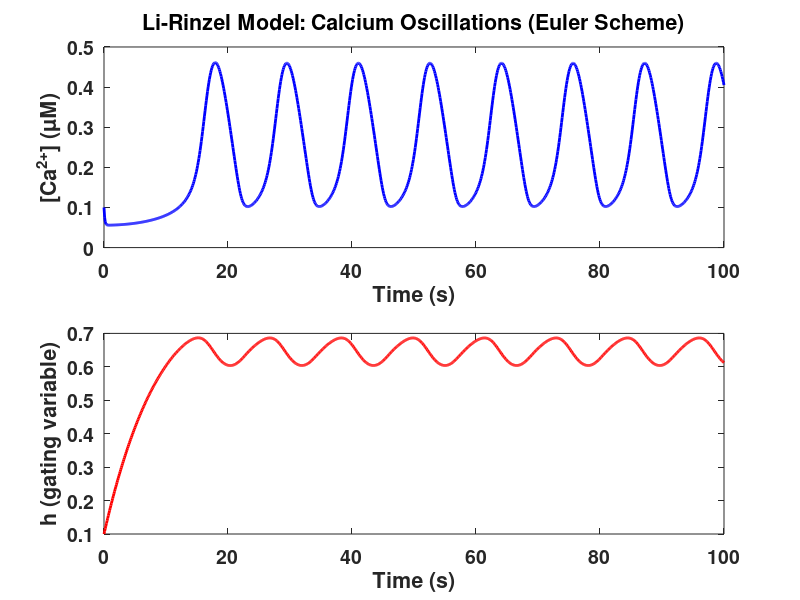

The MATLAB source for this figure: (Note: this script raises an error after producing the figure.)
%% =========================================================
%% Li-Rinzel Model – Parameter Search via Monte Carlo
%% =========================================================
%  Two-variable ODE model for calcium oscillations:
%    dCa/dt = c1*v1*pinf^3*ninf^3*h^3*(CaER-Ca)
%             + c1*v2*(CaER-Ca)
%             - v3*Ca^2/(Ca^2+k3^2)
%    dh/dt  = alphah*(1-h) - betah*h
%
%  Auxiliary quantities:
%    CaER  = (c0 - Ca)/c1
%    pinf  = IP3/(IP3+d1)
%    ninf  = Ca/(Ca+d5)
%    Q2    = d2*(IP3+d1)/(IP3+d3)
%    tauh  = 1/(a2*(Q2+Ca))
%    hinf  = Q2/(Q2+Ca)
%    alphah= hinf/tauh
%    betah = (1-hinf)/tauh
% =========================================================

clear; clc; close all;

%% =========================================================
%% QUESTION 1: Euler Scheme Simulation (nominal parameters)
%% =========================================================

% --- Nominal parameters ---
IP3 = 0.5;  v1  = 6;      v2 = 0.11;
v3  = 0.9;  c0  = 2;      c1 = 0.185;
a2  = 0.2;  d1  = 0.13;   d2 = 1.049;
d3  = 0.9434; d5 = 0.08234; k3 = 0.1;

% --- Time vector & step ---
time = 0 : 0.1 : 100;
dt   = 0.1;

% --- Pre-allocate state variables ---
Ca = zeros(1, numel(time));
h  = zeros(1, numel(time));

% --- Initial conditions ---
Ca(1) = 0.1;
h(1)  = 0.1;

% --- Euler integration loop ---
for t = 2 : numel(time)

    CaER   = (c0 - Ca(t-1)) / c1;            % ER calcium
    pinf   = IP3 / (IP3 + d1);               % IP3-receptor activation
    ninf   = Ca(t-1) / (Ca(t-1) + d5);       % Ca-activation
    Q2     = d2 * (IP3 + d1) / (IP3 + d3);   % lumped parameter
    tauh   = 1 / (a2 * (Q2 + Ca(t-1)));      % time constant
    hinf   = Q2 / (Q2 + Ca(t-1));            % steady-state h
    alphah = hinf / tauh;                     % opening rate
    betah  = (1 - hinf) / tauh;              % closing rate

    dh  = alphah * (1 - h(t-1))  -  betah * h(t-1);

    dCa = c1*v1 * (pinf^3) * (ninf^3) * (h(t-1)^3) * (CaER - Ca(t-1)) ...
        + c1*v2 * (CaER - Ca(t-1)) ...
        - v3 * Ca(t-1)^2 / (Ca(t-1)^2 + k3^2);

    Ca(t) = Ca(t-1) + dCa * dt;
    h(t)  = h(t-1)  + dh  * dt;
end

% --- Plot nominal simulation ---
figure(1);
subplot(2,1,1);
plot(time, Ca, 'b', 'LineWidth', 2);
xlabel('Time (s)',        'FontSize', 14, 'FontWeight', 'bold');
ylabel('[Ca^{2+}] (\muM)', 'FontSize', 14, 'FontWeight', 'bold');
title('Li-Rinzel Model: Calcium Oscillations (Euler Scheme)', ...
      'FontSize', 14, 'FontWeight', 'bold');
set(gca, 'FontSize', 14, 'FontWeight', 'bold');

subplot(2,1,2);
plot(time, h, 'r', 'LineWidth', 2);
xlabel('Time (s)',             'FontSize', 14, 'FontWeight', 'bold');
ylabel('h (gating variable)', 'FontSize', 14, 'FontWeight', 'bold');
set(gca, 'FontSize', 14, 'FontWeight', 'bold');

%% =========================================================
%% MONTE CARLO PARAMETER SEARCH
%% =========================================================

% --- Time vector for MC simulations ---
time1 = 0 : 0.1 : 240;   % extend to 240 s

% --- Generate "experimental" reference using nominal parameters ---
%     (run model and normalise to [0,1])
Ca_nom = lirinzel_ns(0.11, 0.2, 0.5, 0.08234, 0.1, time1);
normalised_exp = (Ca_nom - min(Ca_nom)) / (max(Ca_nom) - min(Ca_nom));

% --- Parameter bounds [lower, upper] ---
%     rows: v2 | a2 | IP3 | d5 | k3
param_bounds = [
    0.055, 0.07;   % v2
    0.18,  0.23;   % a2
    0.55,  0.63;   % IP3
    0.06,  0.12;   % d5
    0.06,  0.10;   % k3
];

% --- MC setup ---
num_simulations = 1000;
simulations     = zeros(num_simulations, 6);  % [v2 a2 IP3 d5 k3 RMSE]
rmse_values     = zeros(1, num_simulations);

fprintf('Running %d Monte Carlo simulations...\n', num_simulations);

for i = 1 : num_simulations

    % Sample 5 parameters from uniform distributions
    params = param_bounds(:,1) + rand(5,1) .* ...
             (param_bounds(:,2) - param_bounds(:,1));

    v2  = params(1);
    a2  = params(2);
    IP3 = params(3);
    d5  = params(4);
    k3  = params(5);

    % Simulate and normalise
    Ca_sim = lirinzel_ns(v2, a2, IP3, d5, k3, time1);

    % RMSE against "experimental" data
    rmse = sqrt(mean((normalised_exp - Ca_sim).^2));

    simulations(i, :) = [v2, a2, IP3, d5, k3, rmse];
    rmse_values(i)    = rmse;
end

fprintf('Done. Best RMSE = %.6f\n', min(rmse_values));

% --- Show 4 sample simulations (indices spread across 1000 runs) ---
sample_idx = randperm(num_simulations,4);
panel_titles = {'Scenario 1', 'Scenario 2', 'Scenario 3', 'Scenario 4'};

figure(2);
sgtitle('Monte Carlo – 4 Sample Simulations', 'FontSize', 14, 'FontWeight', 'bold');

for k = 1 : 4
    idx  = sample_idx(k);
    p    = simulations(idx, 1:5);
    Ca_sim = lirinzel_ns(p(1), p(2), p(3), p(4), p(5), time1);

    subplot(2, 2, k);
    plot(time1, normalised_exp, 'c--', 'LineWidth', 2); hold on;
    plot(time1, Ca_sim,         'LineWidth', 2);
    xlim([0 240]);
    xlabel('Time (s)',         'FontSize', 12, 'FontWeight', 'bold');
    ylabel('Normalized Ca',   'FontSize', 12, 'FontWeight', 'bold');
    title(panel_titles{k},    'FontSize', 12, 'FontWeight', 'bold');
    legend('Experiment', 'Simulation', 'Location', 'best');
    set(gca, 'FontSize', 12, 'FontWeight', 'bold');
end

% --- Find best match (minimum RMSE) ---
[best_rmse, idx] = min(rmse_values);
best_params = simulations(idx, :);

best_v2  = best_params(1);
best_a2  = best_params(2);
best_IP3 = best_params(3);
best_d5  = best_params(4);
best_k3  = best_params(5);

best_Ca_sim = lirinzel_ns(best_v2, best_a2, best_IP3, best_d5, best_k3, time1);

% --- Plot best match ---
figure(3000);
plot(time1, normalised_exp, 'k--', 'LineWidth', 2); hold on;
plot(time1, best_Ca_sim,    'r',   'LineWidth', 2);
xlabel('Time (s)',          'FontSize', 14, 'FontWeight', 'bold');
ylabel('Normalized Calcium','FontSize', 14, 'FontWeight', 'bold');
title(sprintf('Best MC Match  (RMSE = %.5f)', best_rmse), ...
      'FontSize', 14, 'FontWeight', 'bold');
legend('Experimental', 'Best Simulation', 'Location', 'best');
set(gca, 'FontSize', 14, 'FontWeight', 'bold');
xlim([0 240]);

% --- Print best parameters to console ---
fprintf('\n--- Best Parameters (MC Search) ---\n');
fprintf('  v2   = %.6f\n', best_v2);
fprintf('  a2   = %.6f\n', best_a2);
fprintf('  IP3  = %.6f\n', best_IP3);
fprintf('  d5   = %.6f\n', best_d5);
fprintf('  k3   = %.6f\n', best_k3);
fprintf('  RMSE = %.6f\n', best_rmse);


%% =========================================================
%% LOCAL FUNCTION: lirinzel_ns
%% =========================================================
%  Simulates the Li-Rinzel model with Euler's scheme.
%  Returns NORMALISED Ca (scaled to [0,1]).
%
%  Inputs:
%    v2, a2, IP3, d5, k3 – sampled parameters
%    time                 – time vector (uniform spacing)
%
%  Output:
%    Ca  – normalised calcium trace (same length as time)
% =========================================================
function Ca = lirinzel_ns(v2, a2, IP3, d5, k3, time)

    % Fixed (non-sampled) parameters
    v1 = 6;  v3 = 0.9;  c0 = 2;  c1 = 0.185;
    d1 = 0.13; d2 = 1.049; d3 = 0.9434;

    dt = time(2) - time(1);
    N  = numel(time);

    Ca_raw = zeros(1, N);
    h      = zeros(1, N);
    Ca_raw(1) = 0.1;
    h(1)      = 0.1;

    for t = 2 : N
        CaER   = (c0 - Ca_raw(t-1)) / c1;
        pinf   = IP3 / (IP3 + d1);
        ninf   = Ca_raw(t-1) / (Ca_raw(t-1) + d5);
        Q2     = d2 * (IP3 + d1) / (IP3 + d3);
        tauh   = 1 / (a2 * (Q2 + Ca_raw(t-1)));
        hinf   = Q2 / (Q2 + Ca_raw(t-1));
        alphah = hinf / tauh;
        betah  = (1 - hinf) / tauh;

        dh  = alphah * (1 - h(t-1)) - betah * h(t-1);

        dCa = c1*v1*(pinf^3)*(ninf^3)*(h(t-1)^3)*(CaER - Ca_raw(t-1)) ...
            + c1*v2*(CaER - Ca_raw(t-1)) ...
            - v3*Ca_raw(t-1)^2 / (Ca_raw(t-1)^2 + k3^2);

        Ca_raw(t) = Ca_raw(t-1) + dCa * dt;
        h(t)      = h(t-1)      + dh  * dt;
    end

    % Normalise to [0, 1]
    lo = min(Ca_raw);
    hi = max(Ca_raw);
    if (hi - lo) < 1e-12
        Ca = Ca_raw;          % flat trace – return as-is
    else
        Ca = (Ca_raw - lo) / (hi - lo);
    end
end
